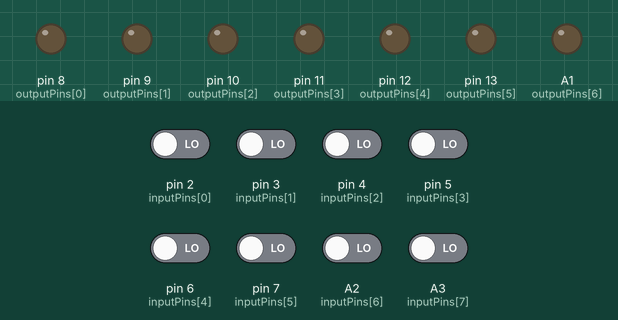
A sketch run on a simulated Arduino Uno, built with avr-gcc and run on an emulated ATmega328P. Shown: output pins drawn as LEDs (lit = HIGH). Inputs (shaded band) come from the test bench; at power-on: A2 (inputPins[6]), A3 (inputPins[7]), pin 2 (inputPins[0]), pin 3 (inputPins[1]), pin 4 (inputPins[2]), pin 5 (inputPins[3]), pin 6 (inputPins[4]), pin 7 (inputPins[5]) LOW.

Above: at 1.2 s.
1.3 s: pin 2 (inputPins[0]) driven HIGH
At 2.5 s:
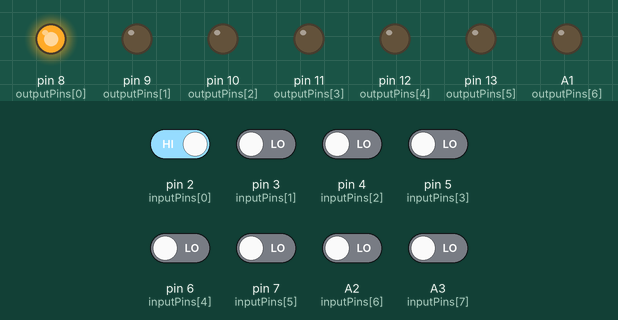
2.8 s: pin 3 (inputPins[1]) driven HIGH
At 3.9 s:
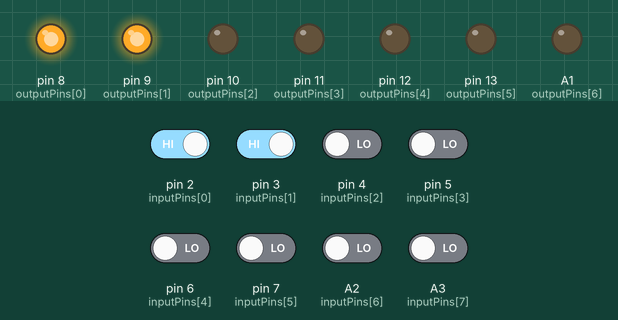
4.3 s: pin 4 (inputPins[2]) driven HIGH
At 5.0 s:
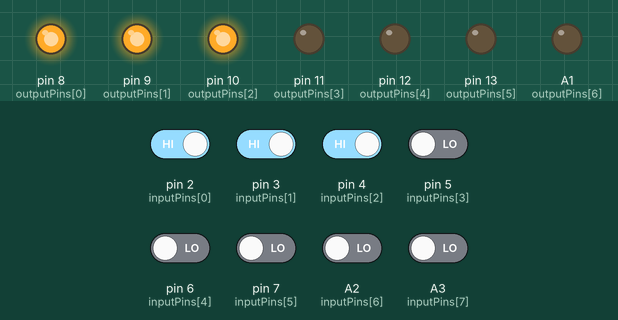
5.8 s: pin 5 (inputPins[3]) driven HIGH
At 6.2 s:
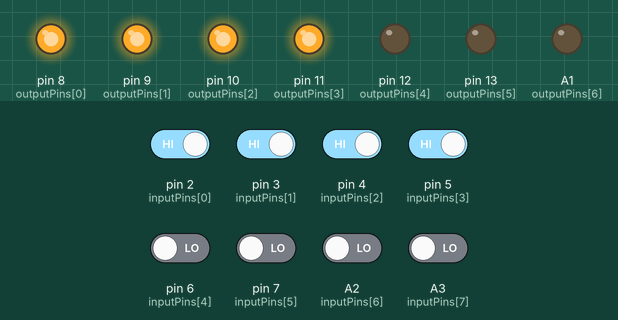
7.3 s: pin 6 (inputPins[4]) driven HIGH
At 8.5 s:
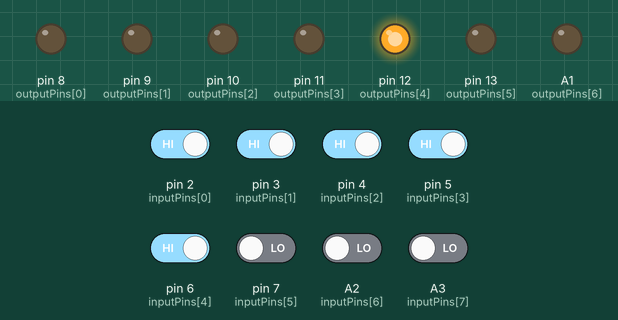
8.8 s: pin 7 (inputPins[5]) driven HIGH
At 9.7 s:
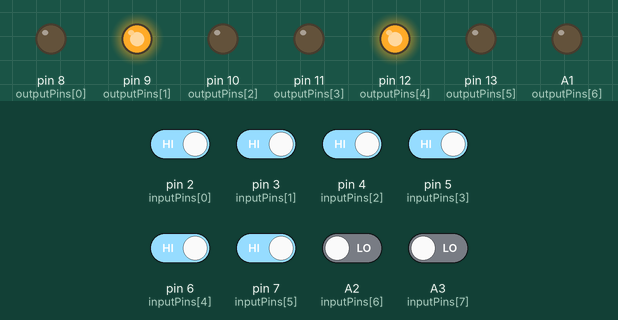
Timing chart, 0 to 11.3 s (numbered marks = the images above; inputs shaded):
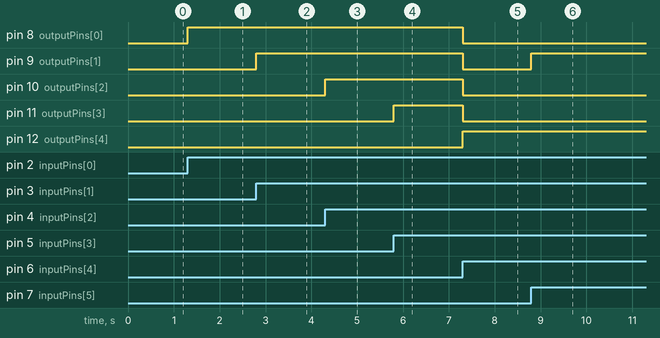

Measured:
- after the input at 1.3 s, pin 8 (outputPins[0]): LOW → HIGH at once
- after the input at 2.8 s, pin 9 (outputPins[1]): LOW → HIGH at once
- after the input at 4.3 s, pin 10 (outputPins[2]): LOW → HIGH at once
- after the input at 5.8 s, pin 11 (outputPins[3]): LOW → HIGH at once
- after the input at 7.3 s, pin 8 (outputPins[0]), pin 9 (outputPins[1]), pin 10 (outputPins[2]), pin 11 (outputPins[3]): HIGH → LOW at once; pin 12 (outputPins[4]): LOW → HIGH at once
- after the input at 8.8 s, pin 9 (outputPins[1]): LOW → HIGH at once

The sketch:

AdderCircuit.ino
```cpp
/*
AdderCircuit.ino
Upper nibble and Lower nibble addition
Coded by Jorick Caberio
PUP BSCoE
September 18, 2012
*/

int inputPins [] = {2,3,4,5,6,7,A2,A3};       //pin 2 LSB
int outputPins [] = {8,9,10,11,12,13,A1,A0};  //pin 8 LSB
int x_n [8];
void setup(){
  for(int i=0;i<7;i++){
  pinMode(inputPins[i],INPUT);
  pinMode(outputPins[i], OUTPUT);
  }
}

void loop(){
  int x =0;
  for(int j=0;j<8;j++){
  x_n[j] = (digitalRead(inputPins[j]))*bit(j);
  x += x_n[j];
  }
   int l = x & 15;       // extract lower nibble
   int u = (x & 240)>>4; // extract upper nibble
   int sum = l + u;      // obtain sum
   for(int n=0;n<7;n++){
   digitalWrite(outputPins[n],sum%2); //display he sum in binary form
     sum /= 2;
   }
}
```
